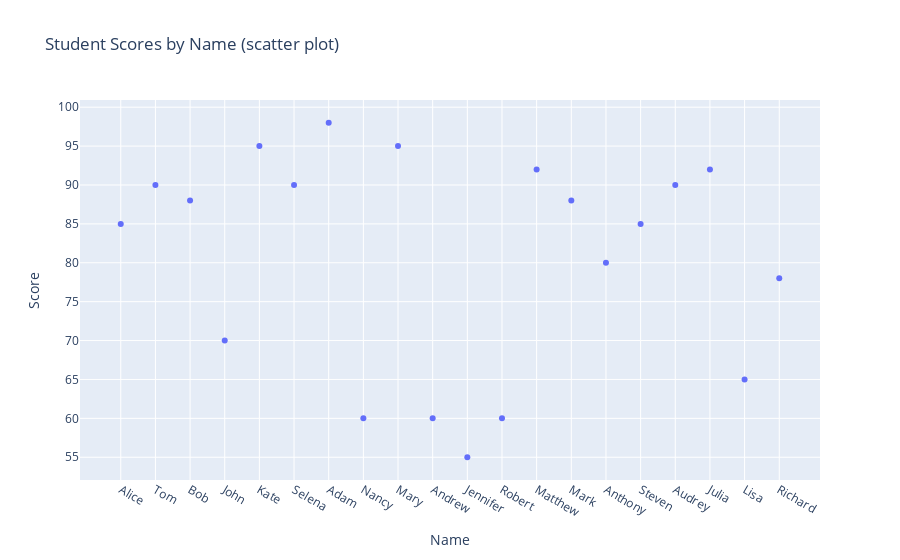

Source (notebook cell):
### Code cell
# Plotting with Plotly
# Basic scatter plot
fig = px.scatter(df, x='Name', y='Score', title='Student Scores by Name (scatter plot)')
fig.show()

### Figure 1 — Plotly figure (JSON) as saved in the notebook; plotly's stock layout.template omitted (floating-point values rounded to 4 significant figures)
{"data": [{"hovertemplate": "Name=%{x}<br>Score=%{y}<extra></extra>", "legendgroup": "", "marker": {"color": "#636efa", "symbol": "circle"}, "mode": "markers", "name": "", "orientation": "v", "showlegend": false, "x": ["Alice", "Tom", "Bob", "John", "Kate", "Selena", "Adam", "Nancy", "Mary", "Andrew", "Jennifer", "Robert", "Matthew", "Mark", "Anthony", "Steven", "Audrey", "Julia", "Lisa", "Richard"], "xaxis": "x", "y": [85, 90, 88, 70, 95, 90, 98, 60, 95, 60, 55, 60, 92, 88, 80, 85, 90, 92, 65, 78], "yaxis": "y", "type": "scatter"}], "layout": {"xaxis": {"anchor": "y", "domain": [0.0, 1.0], "title": {"text": "Name"}}, "yaxis": {"anchor": "x", "domain": [0.0, 1.0], "title": {"text": "Score"}}, "legend": {"tracegroupgap": 0}, "title": {"text": "Student Scores by Name (scatter plot)"}}}
